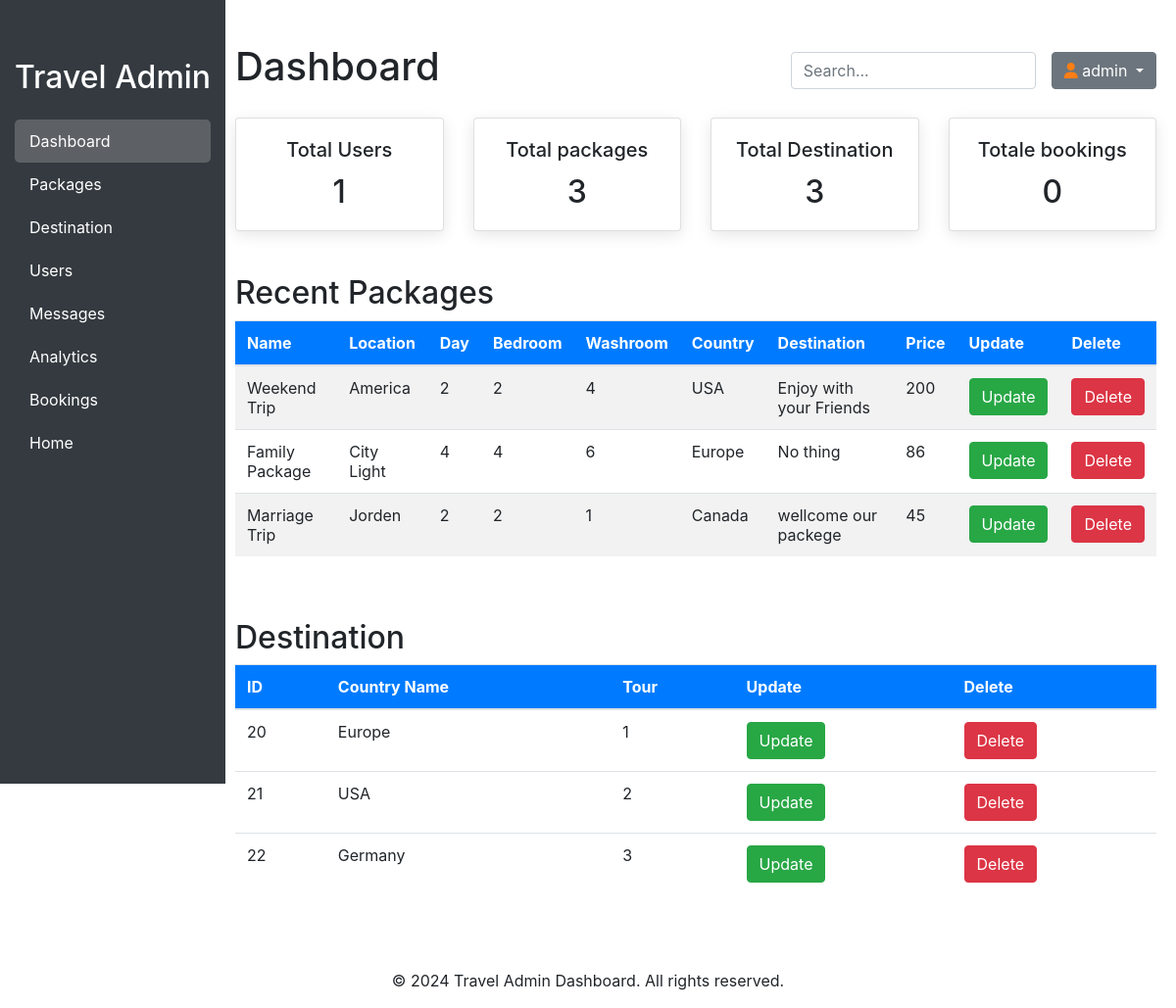
The page /dashboard.php (signed in) on the database its author committed.
### tables this page shows
CREATE TABLE `packages` (
  `id` int(11) NOT NULL,
  `name` varchar(100) NOT NULL,
  `location` varchar(200) NOT NULL,
  `days` int(11) NOT NULL,
  `img` varchar(100) NOT NULL,
  `bedroom` int(11) NOT NULL,
  `washroom` int(11) NOT NULL,
  `nearby` varchar(100) NOT NULL,
  `description` varchar(255) NOT NULL,
  `price` int(11) NOT NULL
);

CREATE TABLE `destination` (
  `id` int(11) NOT NULL,
  `country` varchar(100) NOT NULL,
  `img` varchar(100) NOT NULL,
  `tour` varchar(100) NOT NULL
);

### dashboard.php (the view, shortened to what this page needs)
<?php
include('dbinfo.php');
 $booktQuery = "SELECT * FROM  bookings";
 $bookResult = mysqli_query($con, $booktQuery);
 $bookcount = mysqli_num_rows($bookResult);
 $destQuery = "SELECT * FROM destination";
 $destResult = mysqli_query($con, $destQuery);
 $destcount = mysqli_num_rows($destResult);
$packagesQuery = "SELECT * FROM packages";
$packagesResult = mysqli_query($con, $packagesQuery);
$packages = mysqli_num_rows($packagesResult);
$userQuery = "SELECT * FROM user_signup";
$userResult = mysqli_query($con, $userQuery);
$count = mysqli_num_rows($userResult);
?>
<!DOCTYPE html>
<html lang="en">
<head>
    <link rel="stylesheet" href="https://stackpath.bootstrapcdn.com/bootstrap/4.5.2/css/bootstrap.min.css">
    <link rel="stylesheet" href="https://cdnjs.cloudflare.com/ajax/libs/font-awesome/5.15.3/css/all.min.css">
    <link rel="stylesheet" href="css/admin_style.css">
	<link rel="stylesheet" href="https://cdnjs.cloudflare.com/ajax/libs/font-awesome/6.6.0/css/all.min.css"
 />
    <link rel="stylesheet" href="https://stackpath.bootstrapcdn.com/bootstrap/4.5.2/css/bootstrap.min.css">
</head>
<body>
    <div class="sidebar bg-dark">
        <h2 class="text-white text-center mb-4">Travel Admin</h2>
        <ul class="nav flex-column">
            <li class="nav-item">
                <a class="nav-link active" href="#">Dashboard</a>
            </li>
            <li class="nav-item">
                <a class="nav-link" href="#" data-toggle="modal" data-target="#packagesModal">Packages</a>
            </li>
            <li class="nav-item">
                <a class="nav-link" href="#" data-toggle="modal" data-target="#destinationModal">Destination</a>
            </li>
            <li class="nav-item">
                <a class="nav-link" href="#" data-toggle="modal" data-target="#userModal">Users</a>
            </li>
            <li class="nav-item">
    <a class="nav-link" href="#" data-toggle="modal" data-target="#masgModal">Messages
</a>
</li>
            <li class="nav-item">
                <a type="button" class="nav-link" data-toggle="modal" data-target="#analyticsModal">
                    Analytics
                </a>
            </li>
            <li class="nav-item">
    <a class="nav-link" href="#" data-toggle="modal" data-target="#bookingsModal">Bookings</a>
</li>
            <li class="nav-item">
                <a class="nav-link" href="index.php">Home</a>
            </li>
        </ul>
    </div>
    <div class="content">
        <div class="header">
            <h1>Dashboard</h1>
            <div class="d-flex align-items-center">
            <input type="text" id="searchInput" class="form-control" placeholder="Search..."
                    onkeyup="searchPackages()" style="width: 250px;">
                    <div class="dropdown ml-3">
                    <button class="btn btn-secondary dropdown-toggle" type="button" id="dropdownMenuButton"
                        data-bs-toggle="dropdown" aria-expanded="false">
                        <i style="color: #fd7e14;" class="fas fa-user"></i> <?php echo $_SESSION['admin_name'] ?>
                    </button>
                </div>
            </div>
        </div>
        <div class="row">
        <div class="col-md-3 widget">
                <div class="card">
                    <div class="card-body text-center">
                        <h5 class="card-title">Total Users</h5>
                        <h2 class="card-text"><?php echo $count ?></h2>
                    </div>
                </div>
            </div>
            <div class="col-md-3 widget">
                <div class="card">
                    <div class="card-body text-center">
                        <h5 class="card-title">Total packages</h5>
                        <h2 class="card-text"><?php echo $packages ?></h2>
                    </div>
                </div>
            </div>
            <div class="col-md-3 widget">
                <div class="card">
                    <div class="card-body text-center">
                        <h5 class="card-title">Total Destination</h5>
                        <h2 class="card-text"><?php echo $destcount ?></h2>
                    </div>
                </div>
            </div>
            <div class="col-md-3 widget">
                <div class="card">
                    <div class="card-body text-center">
                        <h5 class="card-title">Totale bookings</h5>
                        <h2 class="card-text"><?php echo  $bookcount ?></h2>
                    </div>
                </div>
            </div>
        </div>
        <div class="row mt-4">
    <div class="col-md-12">
        <h2>Recent Packages</h2>
        <div class="table-responsive">
            <table id="packagesTable" class="table table-striped">
                <thead>
                    <tr>
                        <th>Name</th>
                        <th>Location</th>
                        <th>Day</th>
                        <th>Bedroom</th>
                        <th>Washroom</th>
                        <th>Country</th>
                        <th>Destination</th>
                        <th>Price</th>
                        <th>Update</th>
                        <th>Delete</th>
                    </tr>
                </thead>
                <tbody>
                    <?php
                    while ($packagesrow = mysqli_fetch_array($packagesResult)) {
                    ?>
                    <tr>
                        <td><?php echo $packagesrow['name']; ?></td>
                        <td><?php echo $packagesrow['location']; ?></td>
                        <td><?php echo $packagesrow['days']; ?></td>
                        <td><?php echo $packagesrow['bedroom']; ?></td>
                        <td><?php echo $packagesrow['washroom']; ?></td>
                        <td><?php echo $packagesrow['nearby']; ?></td>
                        <td><?php echo $packagesrow['description']; ?></td>
                        <td><?php echo $packagesrow['price']; ?></td>
                        <td>
                            <button class="btn btn-success" data-toggle="modal" data-target="#updateModal<?php echo $packagesrow['id']; ?>">
                                Update
                            </button>
                        </td>
                        <td>
                            <a href='dashboard.php?id=<?php echo $packagesrow['id']; ?>' class="btn btn-danger"
                               onclick="return confirm('Are you sure you want to delete this record?');">Delete</a>
                        </td>
                    </tr>
                    <?php
                    }
                    ?>
                </tbody>
            </table>
        </div>
    </div>
</div>
        <div class="row mt-5">
    <div class="col-md-12">
        <h2>Destination</h2>
        <table class="table">
            <thead>
                <tr>
                    <th>ID</th>
                    <th>Country Name</th>
                    <th>Tour</th>
                    <th>Update</th>
                    <th>Delete</th>
                </tr>
            </thead>
            <tbody>
                <?php
                while ($drow = mysqli_fetch_array($destResult)) {
                ?>
                    <tr>
                        <td><?php echo htmlspecialchars($drow['id']); ?></td>
                        <td><?php echo htmlspecialchars($drow['country']); ?></td>
                        <td><?php echo htmlspecialchars($drow['tour']); ?></td>
                        <td>
                            <button class="btn btn-success" data-toggle="modal" data-target="#settingsModal<?php echo $drow['id']; ?>">Update</button>
                        </td>
                    <td><a href='dlt_desg.php?id=<?php echo $drow['id']; ?>' class="btn btn-danger"
                                        onclick="return confirm('Are you sure you want to delete this record?');">Delete</a>
                                </td>
                                </tr>
                <?php
                }
                ?>
            </tbody>
        </table>
    </div>
</div>
            </div>
        <footer>
            <p>&copy; 2024 Travel Admin Dashboard. All rights reserved.</p>
        </footer>
</body>
</html>
</body>
</html>

### css/admin_style.css (style rules this page uses)
body { background-color: #f8f9fa; }
.sidebar { height: 100vh; position: fixed; top: 0; left: 0; z-index: 100; padding: 60px 15px 0; background: #ff6f20; }
.sidebar .nav-link { color: #ffffff; transition: color 0.3s, background 0.3s; padding: 10px 15px; border-radius: 5px; }
.sidebar .nav-link.active { background: rgba(255, 255, 255, 0.2); }
.content { margin-left: 220px; padding: 20px; }
.header { display: flex; justify-content: space-between; align-items: center; margin-bottom: 20px; }
.card { border: none; border-radius: 10px; box-shadow: 0 4px 15px rgba(0, 0, 0, 0.1); transition: transform 0.3s; }
.table th { background: #007bff; color: white; }
.table-striped tbody tr:nth-of-type(odd) { background: #f2f2f2; }
footer { margin-top: 40px; text-align: center; }
.widget { margin-bottom: 20px; }

### rows shown on the page
packages: name "Weekend Trip", location "America", days "2", bedroom "2", washroom "4", nearby "USA", description "Enjoy with your Friends", price "200"
packages: name "Family Package", location "City Light", days "4", bedroom "4", washroom "6", nearby "Europe", description "No thing", price "86"
packages: name "Marriage Trip", location "Jorden", days "2", bedroom "2", washroom "1", nearby "Canada", description "wellcome our packege", price "45"
destination: id "20", country "Europe", tour "1"
destination: id "21", country "USA", tour "2"
destination: id "22", country "Germany", tour "3"

### other values the page prints
$_SESSION['admin_name'] "admin"
$count "1"
$packages "3"
$destcount "3"
$bookcount "0"
